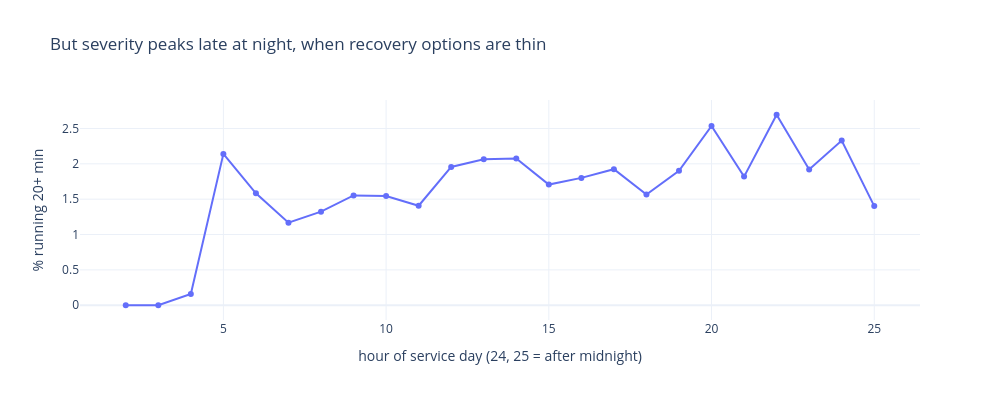

Source (notebook cell):
### Code cell
px.line(by_hour, x='hour', y='pct_major', markers=True,
        title='But severity peaks late at night, when recovery options are thin',
        labels={'pct_major': '% running 20+ min', 'hour': 'hour of service day (24, 25 = after midnight)'})

### Figure 1 — Plotly figure (JSON) as saved in the notebook; plotly's stock layout.template omitted (floating-point values rounded to 4 significant figures)
{"data": [{"hovertemplate": "hour of service day (24, 25 = after midnight)=%{x}<br>% running 20+ min=%{y}<extra></extra>", "legendgroup": "", "line": {"color": "#636efa", "dash": "solid"}, "marker": {"symbol": "circle"}, "mode": "lines+markers", "name": "", "orientation": "v", "showlegend": false, "type": "scatter", "x": [2, 3, 4, 5, 6, 7, 8, 9, 10, 11, 12, 13, 14, 15, 16, 17, 18, 19, 20, 21, 22, 23, 24, 25], "xaxis": "x", "y": [0.0, 0.0, 0.1608, 2.141, 1.583, 1.167, 1.323, 1.553, 1.543, 1.407, 1.956, 2.066, 2.075, 1.706, 1.801, 1.924, 1.566, 1.902, 2.535, 1.819, 2.694, 1.92, 2.329, 1.402], "yaxis": "y"}], "layout": {"height": 400, "legend": {"tracegroupgap": 0}, "title": {"text": "But severity peaks late at night, when recovery options are thin"}, "width": 1000, "xaxis": {"anchor": "y", "domain": [0, 1], "title": {"text": "hour of service day (24, 25 = after midnight)"}}, "yaxis": {"anchor": "x", "domain": [0, 1], "title": {"text": "% running 20+ min"}}}}
